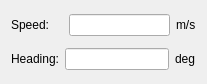
<?xml version="1.0" encoding="UTF-8"?>
<ui version="4.0">
 <class>DpMonitor</class>
 <widget class="QWidget" name="DpMonitor">
  <property name="geometry">
   <rect>
    <x>0</x>
    <y>0</y>
    <width>207</width>
    <height>84</height>
   </rect>
  </property>
  <property name="windowTitle">
   <string>DP Montor</string>
  </property>
  <layout class="QGridLayout" name="gridLayout">
   <item row="0" column="0">
    <layout class="QVBoxLayout" name="verticalLayout">
     <item>
      <layout class="QHBoxLayout" name="horizontalLayout">
       <item>
        <widget class="QLabel" name="label">
         <property name="text">
          <string>Speed:    </string>
         </property>
        </widget>
       </item>
       <item>
        <widget class="QLineEdit" name="velLineEdit">
         <property name="alignment">
          <set>Qt::AlignRight|Qt::AlignTrailing|Qt::AlignVCenter</set>
         </property>
         <property name="readOnly">
          <bool>true</bool>
         </property>
        </widget>
       </item>
       <item>
        <widget class="QLabel" name="label_2">
         <property name="text">
          <string>m/s</string>
         </property>
        </widget>
       </item>
      </layout>
     </item>
     <item>
      <layout class="QHBoxLayout" name="horizontalLayout_2">
       <item>
        <widget class="QLabel" name="label_3">
         <property name="text">
          <string>Heading:</string>
         </property>
        </widget>
       </item>
       <item>
        <widget class="QLineEdit" name="dirLineEdit">
         <property name="alignment">
          <set>Qt::AlignRight|Qt::AlignTrailing|Qt::AlignVCenter</set>
         </property>
         <property name="readOnly">
          <bool>true</bool>
         </property>
        </widget>
       </item>
       <item>
        <widget class="QLabel" name="label_4">
         <property name="text">
          <string>deg</string>
         </property>
        </widget>
       </item>
      </layout>
     </item>
    </layout>
   </item>
  </layout>
 </widget>
 <resources/>
 <connections/>
</ui>
